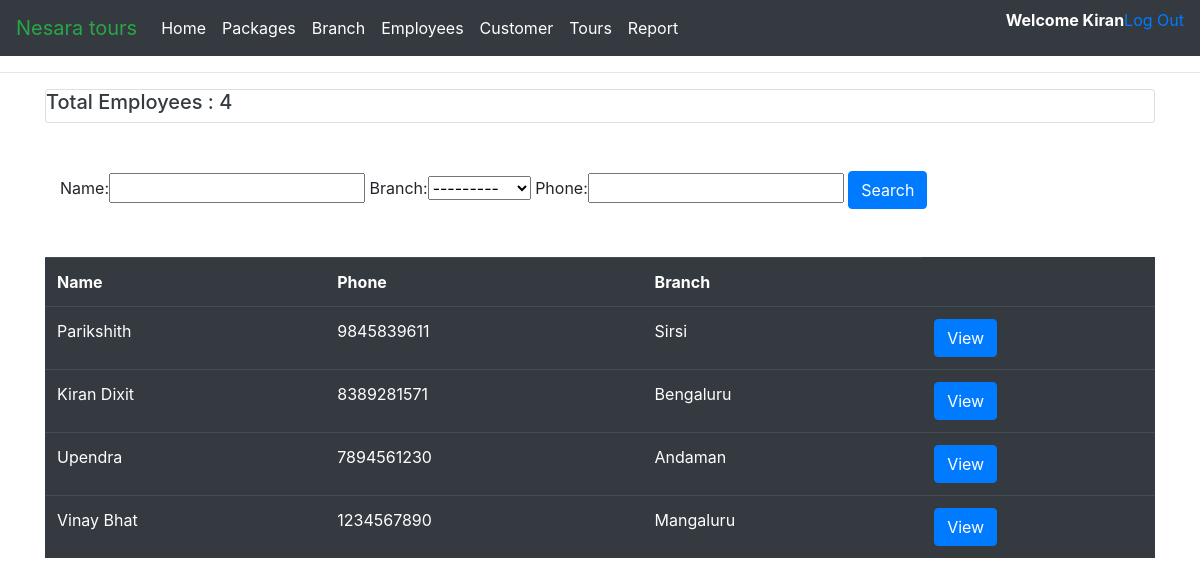
Screenshot of /employee/ (signed in) with the database file from the repository.
### NesaraTours/models.py (models this page shows, shortened)
class Branch(models.Model):
    Name = models.CharField(max_length=255)
    Phone = models.CharField(max_length=255)
    def __str__(self):
        return self.Name

class Employee(models.Model):
    user = models.OneToOneField(User, on_delete=models.CASCADE,null=True)
    role = models.ForeignKey(Group,on_delete=models.SET_NULL,null=True)
    Name = models.CharField(max_length=255,null=True)
    Phone = models.CharField(max_length=255,null=True)
    Email = models.EmailField(null=True)
    Sal = models.CharField(max_length=10,null=True)
    branch = models.ForeignKey(Branch,on_delete=models.SET_NULL,null=True)

### NesaraTours/decorators.py (the view)
        def wrapper_func(request, *args, **kwargs):
            group = None
            if request.user.groups.exists():
                group = request.user.groups.all()[0].name
            if group in allowed_roles:
                return view_func(request, *args, **kwargs)
            else:
                return HttpResponse('You are not authorized')

### NesaraTours/views.py (called while the page is built)
@login_required(login_url='login')
@allowed_users(allowed_roles=['Manager'])
def EMp(request):
    EMP = Employee.objects.all()
    TotalEmp = EMP.count()
    myFilter = EmployeeFilter(request.GET, queryset=EMP)
    EMP = myFilter.qs
    context={
        'Employee': EMP,
        'TotalEmployee': TotalEmp,
        'myFilter' : myFilter
    }
    return render(request,'employee.html',context)

### templates/employee.html (shortened to what this page needs)
{% extends 'main.html' %}
{% load static %}
{% block Content %}
<div class="container">
    <div class="card card-head">
        <h5 class="text text-dark">
            Total Employees : {{TotalEmployee}}
        </h5>
    </div>
</div>
   <br>
   <br>
<div class="container">
    <div class="col col-lg">
        <form action="" method="GET">
            {{myFilter.form}}
            <button class="btn btn-primary" type="submit">
                Search
            </button>
        </form>
<br><br>
    </div>
    <table class="table table-hover table-dark">
        <th>Name</th>
        <th>Phone</th>
        <th>Branch</th>
            {% for i in Employee %}
            <tr>
                <td>{{i.Name}}</td>
                <td>{{i.Phone}}</td>
                <td>{{i.branch}}</td>
                <td>
                    <a href="{% url 'emp' i.id  %}" class="btn btn-primary">View</a>
                </td>
            </tr>
            {% endfor %}
    </table>
</div>
{% endblock Content %}

### templates/main.html (shortened to what this page needs)
{% load static %}
<!DOCTYPE html>
<html lang="en">
<head>
    <link rel="stylesheet" href="https://stackpath.bootstrapcdn.com/bootstrap/4.5.0/css/bootstrap.min.css">
</head>
<body id="body">
    {% include 'navbar.html' %}
    <hr>
    {% block Content %}
    {% endblock Content %}
</body>
</html>

### templates/navbar.html (shortened to what this page needs)
{% load static %}
    <nav class="navbar navbar-expand-lg navbar-dark bg-dark">
        <a class="navbar-brand text-success" href="#">Nesara tours</a>
        <div class="collapse navbar-collapse" id="navbarNavAltMarkup">
          <div class="navbar-nav">
            <a class="nav-item nav-link active" href="{% url 'Home' %}">Home <span class="sr-only">(current)</span></a>
            <a class="nav-item nav-link active" href="{% url 'packages' %}">Packages</a>
            <a class="nav-item nav-link active" href="{% url 'branch' %}">Branch</a>
            <a class="nav-item nav-link active" href="{% url 'employee' %}">Employees</a>
            <a class="nav-item nav-link active" href="{% url 'customer' %}">Customer</a>
            <a class="nav-item nav-link active" href="{% url 'Tours' %}">Tours</a>
            <a class="nav-item nav-link active" href="{% url 'Report' %}">Report</a>
            </div>
          </div>
          <p class="text-white text-justify font-weight-bold">
            Welcome {{request.user}}</p>
          <p><a href="{% url 'logout' %}" href="text-justify">Log Out</a></p>
      </nav>

### rows the page displays
Employee: Name "Parikshith", Phone "9845839611", branch "Sirsi"
Employee: Name "Kiran Dixit", Phone "8389281571", branch "Bengaluru"
Employee: Name "Upendra", Phone "7894561230", branch "Andaman"
Employee: Name "Vinay Bhat", Phone "1234567890", branch "Mangaluru"

### other values shown
{{ request.user }} "Kiran"
{{ TotalEmployee }} "4"
